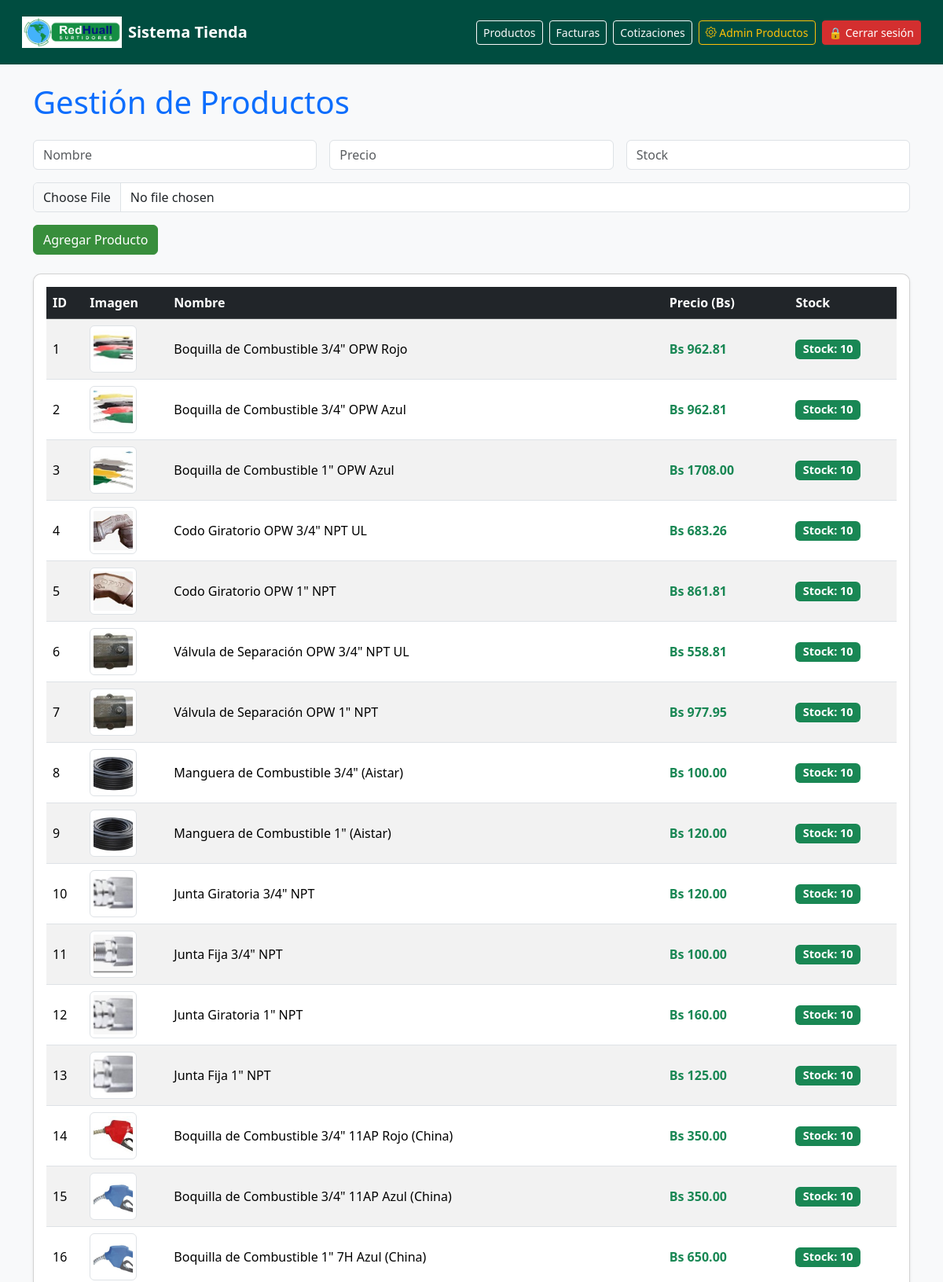
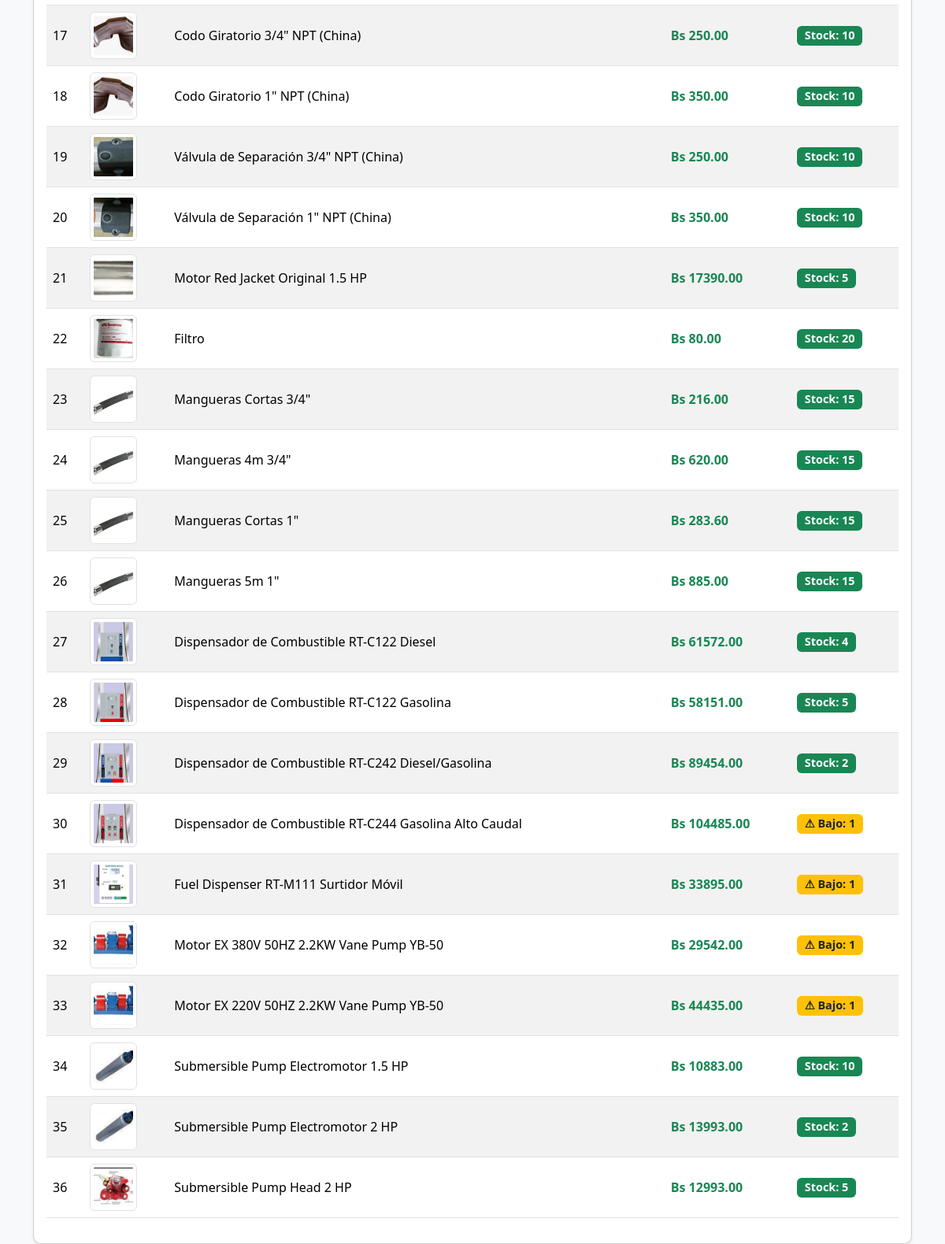
Page /productos (signed in) on the committed database (2 pictures, top to bottom).
### models.py (models this page shows)
class Producto(db.Model):
    __tablename__ = "productos"
    id = db.Column(db.Integer, primary_key=True)
    nombre = db.Column(db.String(150), nullable=False)
    detalle = db.Column(db.Text)
    precio = db.Column(db.Float, nullable=False)
    stock = db.Column(db.Integer, nullable=False)
    imagen = db.Column(db.String(200), nullable=True)

### app.py (the view, shortened to what this page needs)
@app.route("/productos", methods=["GET", "POST"])
def productos():
    if "rol" not in session or session["rol"] != "admin":
        return redirect(url_for("pos"))
    productos = Producto.query.all()
    return render_template("productos.html", productos=productos)

### templates/productos.html
{% extends "base.html" %}
{% block content %}
<h1 class="text-primary mb-4">Gestión de Productos</h1>
<form method="POST" enctype="multipart/form-data" class="row g-3 mb-4">
    <div class="col-md-4">
        <input type="text" name="nombre" class="form-control" placeholder="Nombre" required>
    </div>
    <div class="col-md-4">
        <input type="number" step="0.01" name="precio" class="form-control" placeholder="Precio" required>
    </div>
    <div class="col-md-4">
        <input type="number" name="stock" class="form-control" placeholder="Stock" required>
    </div>
    <div class="col-md-12">
        <input type="file" name="imagen" class="form-control">
    </div>
    <div class="col-md-12">
        <button type="submit" class="btn btn-success">Agregar Producto</button>
    </div>
</form>
<div class="card shadow-sm">
    <div class="card-body">
        <table class="table table-striped table-hover align-middle">
            <thead class="table-dark">
                <tr>
                    <th>ID</th>
                    <th>Imagen</th>
                    <th>Nombre</th>
                    <th>Precio (Bs)</th>
                    <th>Stock</th>
                </tr>
            </thead>
            <tbody>
                {% for producto in productos %}
                <tr>
                    <td>{{ producto.id }}</td>
                    <td>
                        {% if producto.imagen %}
                            <img src="{{ url_for('static', filename='uploads/productos/' + producto.imagen) }}"
                                 class="img-thumbnail"
                                 style="width:60px; height:60px; object-fit:cover;">
                        {% else %}
                            <span class="text-muted">Sin imagen</span>
                        {% endif %}
                    </td>
                    <td>{{ producto.nombre }}</td>
                    <td class="fw-bold text-success">Bs {{ "%.2f"|format(producto.precio) }}</td>
                    <td>
                        {% if producto.stock > 1 %}
                            <span class="badge bg-success">Stock: {{ producto.stock }}</span>
                        {% elif producto.stock > 0 %}
                            <span class="badge bg-warning text-dark">⚠ Bajo: {{ producto.stock }}</span>
                        {% else %}
                            <span class="badge bg-danger">❌ Sin stock</span>
                        {% endif %}
                    </td>
                </tr>
                {% endfor %}
            </tbody>
        </table>
    </div>
</div>
{% endblock %}

### templates/base.html (shortened to what this page needs)
<!DOCTYPE html>
<html>
<head>
    <link href="https://cdn.jsdelivr.net/npm/bootstrap@5.3.2/dist/css/bootstrap.min.css"
          rel="stylesheet">
    <link rel="stylesheet" href="https://cdnjs.cloudflare.com/ajax/libs/animate.css/4.1.1/animate.min.css"/>
    <link rel="stylesheet" href="https://cdn.jsdelivr.net/npm/bootstrap-icons@1.11.3/font/bootstrap-icons.css">
    <link rel="stylesheet" href="{{ url_for('static', filename='css/custom.css') }}">
</head>
<body>
<nav class="navbar navbar-dark bg-dark p-3">
    <div class="container-fluid">
        <a class="navbar-brand d-flex align-items-center fw-bold" href="{{ url_for('pos') }}">
            <img src="{{ url_for('static', filename='logo.png') }}" alt="Logo" height="40" class="me-2">
            Sistema Tienda
        </a>
        <div class="d-flex gap-2">
            <a href="{{ url_for('productos') }}" class="btn btn-outline-light btn-sm">Productos</a>
            <a href="{{ url_for('facturas') }}" class="btn btn-outline-light btn-sm">Facturas</a>
            <a href="{{ url_for('cotizaciones') }}" class="btn btn-outline-light btn-sm">Cotizaciones</a>
            {% if session.get("rol") == "admin" %}
            <a href="{{ url_for('admin_productos') }}" class="btn btn-outline-warning btn-sm">
                <i class="bi bi-gear"></i> Admin Productos
            </a>
            {% endif %}
            <a href="{{ url_for('logout') }}" class="btn btn-danger btn-sm">
                🔒 Cerrar sesión
            </a>
        </div>
    </div>
</nav>
<div class="container mt-4">
    {% block content %}{% endblock %}
</div>
</body>
</html>

### static/css/custom.css (style rules this page uses)
body { background-color: #f8f9fa; font-family: 'Segoe UI', Tahoma, Geneva, Verdana, sans-serif; }
.navbar { background-color: #004d40 !important; }
.btn-success { background-color: #388e3c; border-color: #388e3c; }
.btn-danger { background-color: #d32f2f; border-color: #d32f2f; }
.card { border-radius: 10px; transition: transform 0.2s ease-in-out; }
.badge { font-size: 0.9rem; }

### rows in the picture
Producto: id "1", imagen (picture), nombre "Boquilla de Combustible 3/4\" OPW Rojo", precio "962.81", stock "10"
Producto: id "2", imagen (picture), nombre "Boquilla de Combustible 3/4\" OPW Azul", precio "962.81", stock "10"
Producto: id "3", imagen (picture), nombre "Boquilla de Combustible 1\" OPW Azul", precio "1708.00", stock "10"
Producto: id "4", imagen (picture), nombre "Codo Giratorio OPW 3/4\" NPT UL", precio "683.26", stock "10"
Producto: id "5", imagen (picture), nombre "Codo Giratorio OPW 1\" NPT", precio "861.81", stock "10"
Producto: id "6", imagen (picture), nombre "Válvula de Separación OPW 3/4\" NPT UL", precio "558.81", stock "10"
Producto: id "7", imagen (picture), nombre "Válvula de Separación OPW 1\" NPT", precio "977.95", stock "10"
Producto: id "8", imagen (picture), nombre "Manguera de Combustible 3/4\" (Aistar)", precio "100.00", stock "10"
Producto: id "9", imagen (picture), nombre "Manguera de Combustible 1\" (Aistar)", precio "120.00", stock "10"
Producto: id "10", imagen (picture), nombre "Junta Giratoria 3/4\" NPT", precio "120.00", stock "10"
Producto: id "11", imagen (picture), nombre "Junta Fija 3/4\" NPT", precio "100.00", stock "10"
Producto: id "12", imagen (picture), nombre "Junta Giratoria 1\" NPT", precio "160.00", stock "10"
Producto: id "13", imagen (picture), nombre "Junta Fija 1\" NPT", precio "125.00", stock "10"
Producto: id "14", imagen (picture), nombre "Boquilla de Combustible 3/4\" 11AP Rojo (China)", precio "350.00", stock "10"
Producto: id "15", imagen (picture), nombre "Boquilla de Combustible 3/4\" 11AP Azul (China)", precio "350.00", stock "10"
Producto: id "16", imagen (picture), nombre "Boquilla de Combustible 1\" 7H Azul (China)", precio "650.00", stock "10"
Producto: id "17", imagen (picture), nombre "Codo Giratorio 3/4\" NPT (China)", precio "250.00", stock "10"
Producto: id "18", imagen (picture), nombre "Codo Giratorio 1\" NPT (China)", precio "350.00", stock "10"
Producto: id "19", imagen (picture), nombre "Válvula de Separación 3/4\" NPT (China)", precio "250.00", stock "10"
Producto: id "20", imagen (picture), nombre "Válvula de Separación 1\" NPT (China)", precio "350.00", stock "10"
Producto: id "21", imagen (picture), nombre "Motor Red Jacket Original 1.5 HP", precio "17390.00", stock "5"
Producto: id "22", imagen (picture), nombre "Filtro", precio "80.00", stock "20"
Producto: id "23", imagen (picture), nombre "Mangueras Cortas 3/4\"", precio "216.00", stock "15"
Producto: id "24", imagen (picture), nombre "Mangueras 4m 3/4\"", precio "620.00", stock "15"
Producto: id "25", imagen (picture), nombre "Mangueras Cortas 1\"", precio "283.60", stock "15"
Producto: id "26", imagen (picture), nombre "Mangueras 5m 1\"", precio "885.00", stock "15"
Producto: id "27", imagen (picture), nombre "Dispensador de Combustible RT-C122 Diesel", precio "61572.00", stock "4"
Producto: id "28", imagen (picture), nombre "Dispensador de Combustible RT-C122 Gasolina", precio "58151.00", stock "5"
Producto: id "29", imagen (picture), nombre "Dispensador de Combustible RT-C242 Diesel/Gasolina", precio "89454.00", stock "2"
Producto: id "30", imagen (picture), nombre "Dispensador de Combustible RT-C244 Gasolina Alto Caudal", precio "104485.00", stock "1"
Producto: id "31", imagen (picture), nombre "Fuel Dispenser RT-M111 Surtidor Móvil", precio "33895.00", stock "1"
Producto: id "32", imagen (picture), nombre "Motor EX 380V 50HZ 2.2KW Vane Pump YB-50", precio "29542.00", stock "1"
Producto: id "33", imagen (picture), nombre "Motor EX 220V 50HZ 2.2KW Vane Pump YB-50", precio "44435.00", stock "1"
Producto: id "34", imagen (picture), nombre "Submersible Pump Electromotor 1.5 HP", precio "10883.00", stock "10"
Producto: id "35", imagen (picture), nombre "Submersible Pump Electromotor 2 HP", precio "13993.00", stock "2"
Producto: id "36", imagen (picture), nombre "Submersible Pump Head 2 HP", precio "12993.00", stock "5"
